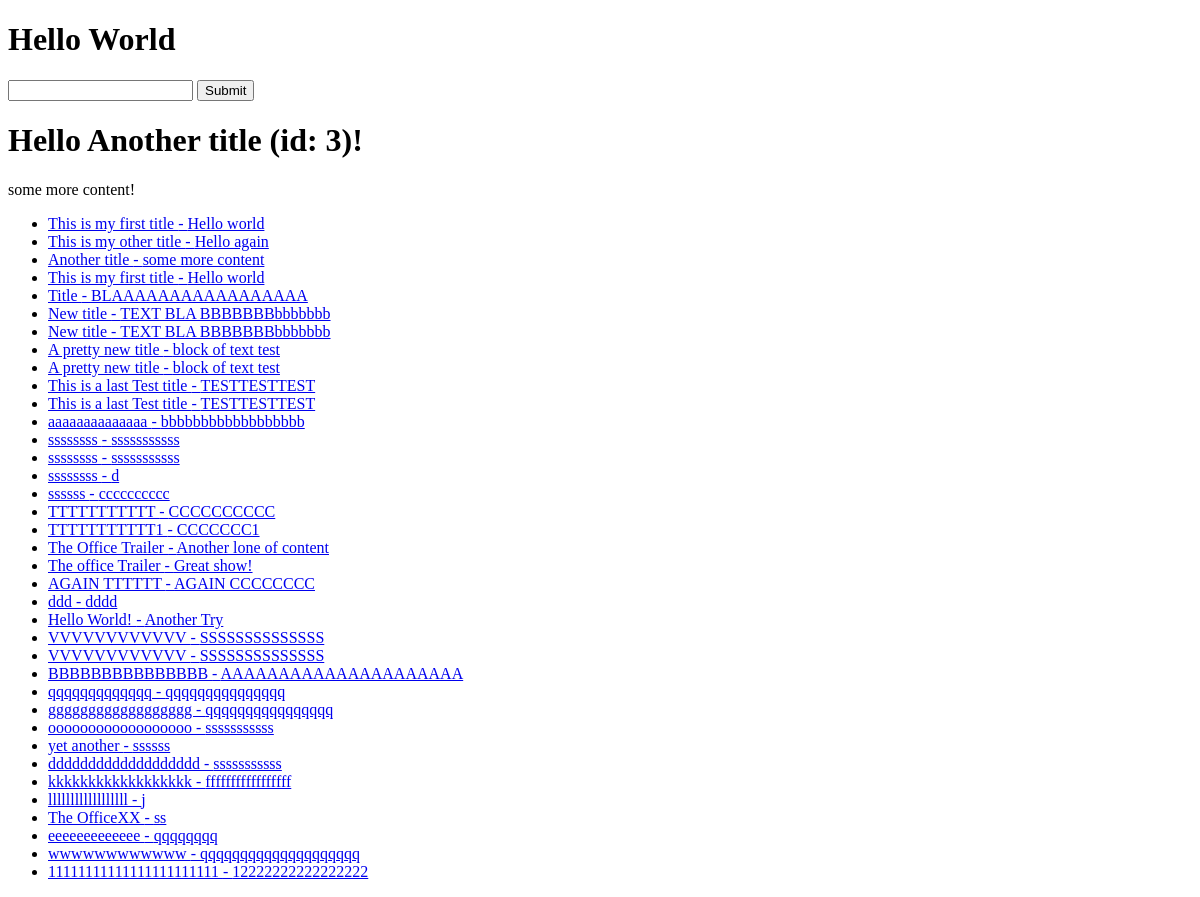
The app's page /, older data.
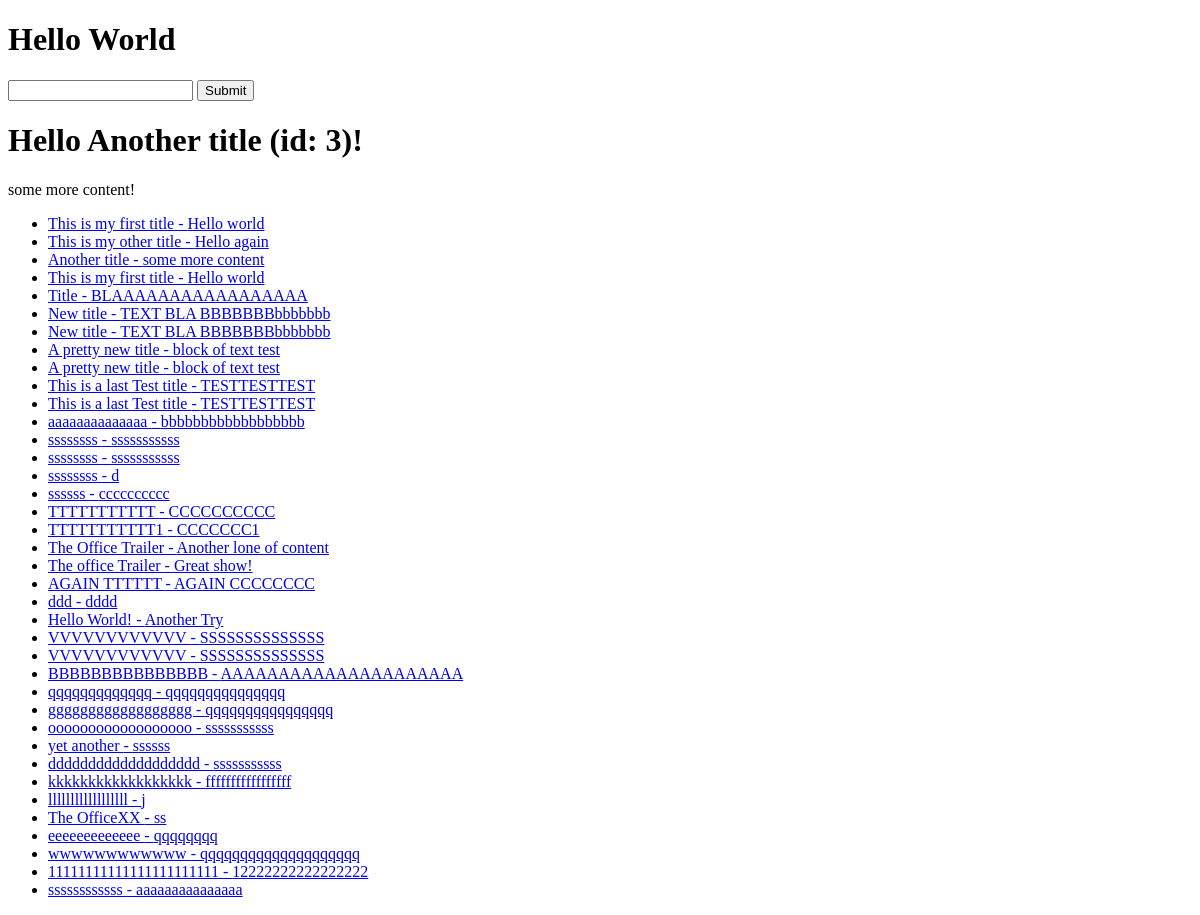
The same page, newer data.
### articles/models.py (models this page shows)
class Article(models.Model):
    title = models.TextField()
    content = models.TextField()

### trydjango/views.py (the view)
# urls.py: path('', home_view),
def home_view(request, id=None, *args, **kwargs):
    print(id)
    name = "justin"
    random_id = random.randint(1, 4)
    article_obj = Article.objects.get(id=random_id)
    article_queryset = Article.objects.all()
    context = {
        "object_list": article_queryset,
        "object": article_obj,
        "title": article_obj.title,
        "id": article_obj.id,
        "content": article_obj.content
    }
    HTML_STRING = render_to_string("home-view.html",
    context=context)
    return HttpResponse(HTML_STRING)

### templates/home-view.html
{% extends "base.html" %}
{% block content %}
<h1>Hello {{ object.title}} (id: {{ id }})!</h1>
<p> {{ content }}!</p>
<ul>
    {% for x in object_list %}
        {% if x.title %}
            <li><a href='/articles/{{ x.id }}/'>{{ x.title }} -
            {{ x.content }}</a></li>
        {% endif %}
    {% endfor %}
</ul>
{% endblock content %}

Row changes from the older to the newer data that the page shows:
added Article: title "ssssssssssss", content "aaaaaaaaaaaaaaa"
